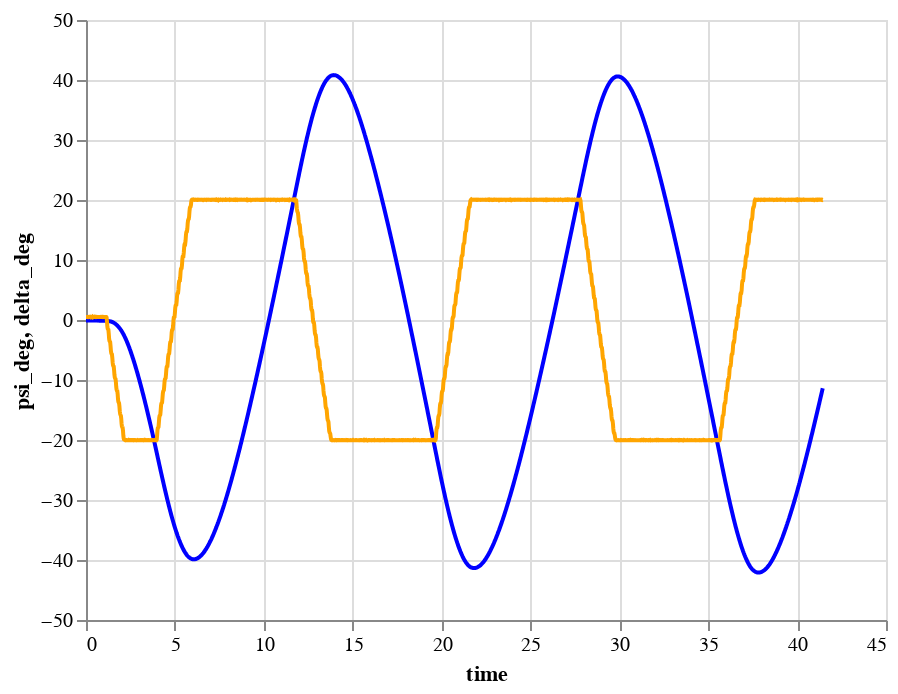

Notebook code for this chart:
### Markdown cell above
## Perform simple system identification
Is this very simple model good to describe the dynamics for one "real" ZigZag model test? This will be investigated by first loading some model test data and then fitting the simple Nomoto model to this data. Model test data:

### Code cell
#collapse
df = pd.read_csv('example_zigzag.csv', sep=';', index_col=0)
df['delta']*=-1  # Nomoto has another sign convention
df['delta_deg']=np.rad2deg(df['delta'])
df['psi_deg']=np.rad2deg(df['psi'])

display(df.head())

source = df.reset_index()
alt.layer( 
    alt.Chart(source).mark_line(color='blue').encode(x='time',y='psi_deg'),                                         
    alt.Chart(source).mark_line(color='orange').encode(x='time',y='delta_deg')
    
         ,).interactive()

### Figure 1 — Vega-Lite specification as saved in the notebook (floating-point values rounded to 4 significant figures; data arrays with more than 128 entries replaced by an {"elided": "..."} marker saying what was removed)
{"data": {"name": "data-65bcd00fa53fbc3f9f2a65a09e77e0eb"}, "layer": [{"mark": {"type": "line", "color": "blue"}, "encoding": {"x": {"type": "quantitative", "field": "time"}, "y": {"type": "quantitative", "field": "psi_deg"}}, "selection": {"selector001": {"type": "interval", "bind": "scales", "encodings": ["x", "y"]}}}, {"encoding": {"x": {"type": "quantitative", "field": "time"}, "y": {"type": "quantitative", "field": "delta_deg"}}, "mark": {"type": "line", "color": "orange"}}], "config": {"view": {"continuousHeight": 300, "continuousWidth": 400}}, "datasets": {"data-65bcd00fa53fbc3f9f2a65a09e77e0eb": {"elided": "2073 records"}}, "$schema": "https://vega.github.io/schema/vega-lite/v4.0.2.json"}
